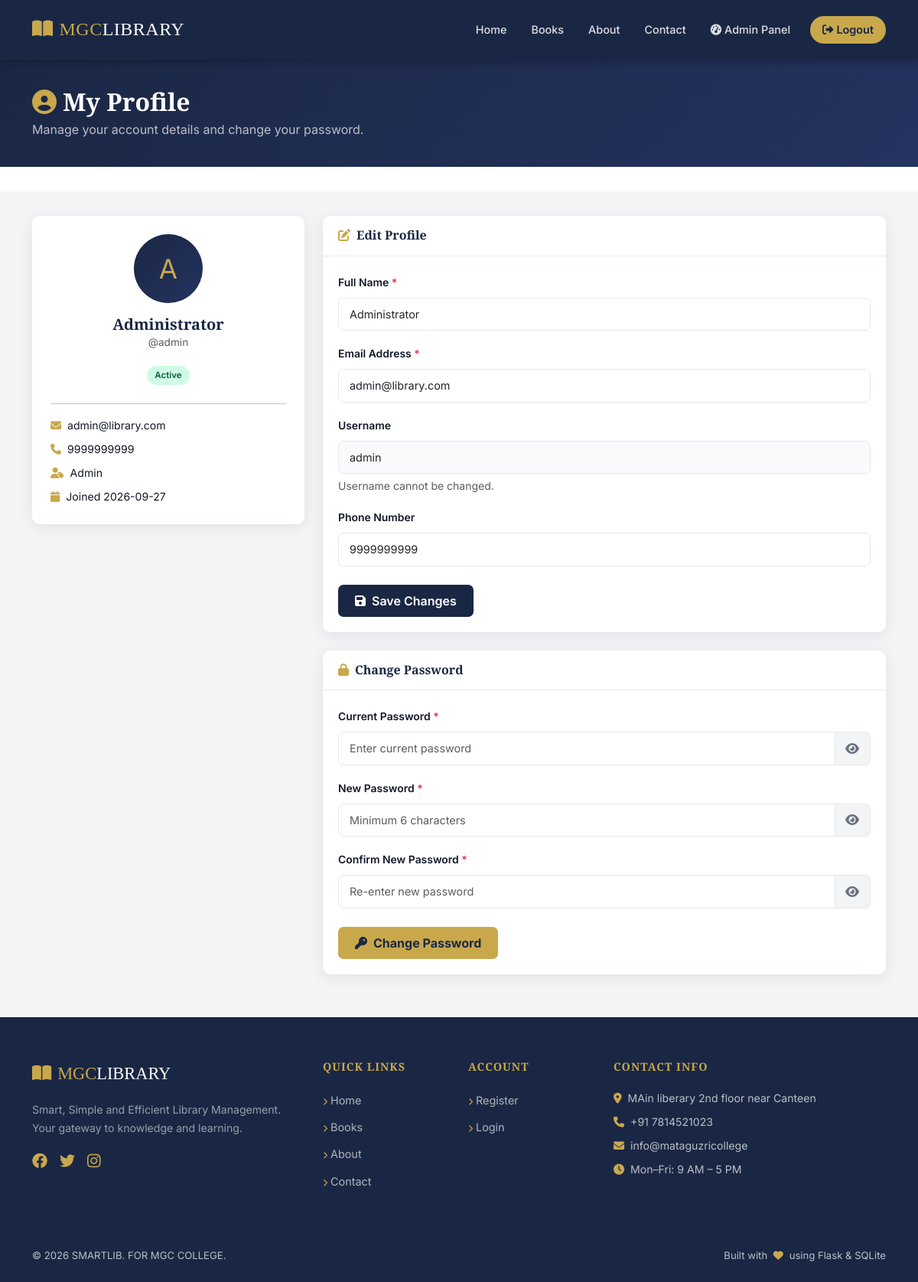
Screenshot of /profile (signed in) with the database file from the repository.
### tables this page shows
CREATE TABLE users (
            id INTEGER PRIMARY KEY AUTOINCREMENT,
            full_name TEXT NOT NULL,
            username TEXT UNIQUE NOT NULL,
            email TEXT UNIQUE NOT NULL,
            password_hash TEXT NOT NULL,
            role TEXT NOT NULL DEFAULT 'student',
            phone TEXT,
            registration_date TEXT,
            status TEXT DEFAULT 'Active'
        );

### library_management_system/app.py (the view, shortened to what this page needs)
@app.route('/profile', methods=['GET','POST'])
@login_required
def profile():
    user = get_user_by_id(session['user_id'])
    return render_template('profile.html', user=user)

### library_management_system/app.py (called while the page is built)
@app.context_processor
def inject_user():
    return dict(current_user=get_current_user(), now=datetime.now())

### library_management_system/auth.py (called while the page is built)
def get_current_user():
    if 'user_id' in session:
        return get_user_by_id(session['user_id'])
    return None

def login_required(f):
    @wraps(f)
    def decorated(*args, **kwargs):
        if 'user_id' not in session:
            flash('Please login to access this page.', 'warning')
            return redirect(url_for('login'))
        return f(*args, **kwargs)
    return decorated

### library_management_system/database.py (called while the page is built)
def get_db():
    conn = sqlite3.connect(DB_PATH)
    conn.row_factory = sqlite3.Row
    conn.execute("PRAGMA foreign_keys = ON")
    return conn

def get_user_by_id(user_id):
    conn = get_db()
    c = conn.cursor()
    c.execute("SELECT * FROM users WHERE id=?", (user_id,))
    u = c.fetchone()
    conn.close()
    return u

### library_management_system/templates/profile.html (shortened to what this page needs)
{% extends 'base.html' %}
{% block content %}
<div class="dashboard-header">
  <div class="container">
    <h2><i class="fas fa-user-circle text-gold me-2"></i>My Profile</h2>
    <p>Manage your account details and change your password.</p>
  </div>
</div>
<div style="background:#f3f4f6;min-height:calc(100vh-200px);padding:32px 0;">
  <div class="container">
    <div class="row g-4">
      <div class="col-md-4">
        <div class="admin-card text-center p-4">
          <div class="profile-avatar">
            {{ current_user.full_name[0].upper() }}
          </div>
          <h5 class="text-navy mb-0">{{ user.full_name }}</h5>
          <p class="text-muted" style="font-size:.85rem;">@{{ user.username }}</p>
          <span class="availability-badge badge-available mb-2 d-inline-block">{{ user.status }}</span>
          <hr>
          <div class="text-start" style="font-size:.88rem;">
            <div class="mb-2"><i class="fas fa-envelope text-gold me-2"></i>{{ user.email }}</div>
            <div class="mb-2"><i class="fas fa-phone text-gold me-2"></i>{{ user.phone or 'Not provided' }}</div>
            <div class="mb-2"><i class="fas fa-user-tag text-gold me-2"></i>{{ user.role.capitalize() }}</div>
            <div><i class="fas fa-calendar text-gold me-2"></i>Joined {{ user.registration_date[:10] if user.registration_date else 'N/A' }}</div>
          </div>
        </div>
      </div>
      <div class="col-md-8">
        <div class="admin-card mb-4">
          <div class="admin-card-header">
            <h5><i class="fas fa-edit text-gold me-2"></i>Edit Profile</h5>
          </div>
          <div class="admin-card-body">
            <form method="POST" action="{{ url_for('profile') }}">
              <div class="mb-3">
                <label class="form-label">Full Name <span class="text-danger">*</span></label>
                <input type="text" name="full_name" class="form-control" value="{{ user.full_name }}" required>
              </div>
              <div class="mb-3">
                <label class="form-label">Email Address <span class="text-danger">*</span></label>
                <input type="email" name="email" class="form-control" value="{{ user.email }}" required>
              </div>
              <div class="mb-3">
                <label class="form-label">Username</label>
                <input type="text" class="form-control" value="{{ user.username }}" disabled style="background:#f9fafb;">
                <div class="form-text">Username cannot be changed.</div>
              </div>
              <div class="mb-4">
                <label class="form-label">Phone Number</label>
                <input type="tel" name="phone" class="form-control" value="{{ user.phone or '' }}" placeholder="+91 XXXXX XXXXX">
              </div>
              <button type="submit" class="btn btn-navy"><i class="fas fa-save me-2"></i>Save Changes</button>
            </form>
          </div>
        </div>
        <div class="admin-card">
          <div class="admin-card-header">
            <h5><i class="fas fa-lock text-gold me-2"></i>Change Password</h5>
          </div>
          <div class="admin-card-body">
            <form method="POST" action="{{ url_for('profile') }}">
              <div class="mb-3">
                <label class="form-label">Current Password <span class="text-danger">*</span></label>
                <div class="input-group">
                  <input type="password" name="current_password" class="form-control" placeholder="Enter current password" required>
                  <button type="button" class="password-toggle"><i class="fas fa-eye"></i></button>
                </div>
              </div>
              <div class="mb-3">
                <label class="form-label">New Password <span class="text-danger">*</span></label>
                <div class="input-group">
                  <input type="password" name="new_password" class="form-control" placeholder="Minimum 6 characters" required>
                  <button type="button" class="password-toggle"><i class="fas fa-eye"></i></button>
                </div>
              </div>
              <div class="mb-4">
                <label class="form-label">Confirm New Password <span class="text-danger">*</span></label>
                <div class="input-group">
                  <input type="password" name="confirm_password" class="form-control" placeholder="Re-enter new password" required>
                  <button type="button" class="password-toggle"><i class="fas fa-eye"></i></button>
                </div>
              </div>
              <button type="submit" class="btn btn-gold"><i class="fas fa-key me-2"></i>Change Password</button>
            </form>
          </div>
        </div>
      </div>
    </div>
  </div>
</div>
{% endblock %}

### library_management_system/static/css/style.css (style rules this page uses)
:root { --navy: #1a2744; --navy-light: #243360; --gold: #c9a84c; --gold-light: #e8c96a; --cream: #f8f5ee; --dark: #111827; --muted: #6b7280; --border: #e5e7eb; --radius: 10px; --shadow: 0 4px 20px rgba(0,0,0,.08); --shadow-lg: 0 8px 32px rgba(0,0,0,.12); }
*, *::before, *::after { box-sizing: border-box; }
body { font-family: 'Inter', sans-serif; color: var(--dark); background: #fff; line-height: 1.65; }
h1,h2,h3,h4,h5,h6 { font-family: 'Playfair Display', serif; font-weight: 700; line-height: 1.2; }
.availability-badge { font-size: .72rem; padding: 3px 10px; border-radius: 50px; font-weight: 600; }
.badge-available { background: #d1fae5; color: #065f46; }
.btn-navy { background: var(--navy); color: #fff !important; border: none; padding: 9px 22px; border-radius: 7px; font-weight: 600; transition: all .2s; }
.btn-gold { background: var(--gold); color: var(--navy) !important; border: none; padding: 9px 22px; border-radius: 7px; font-weight: 700; transition: all .2s; }
.form-label { font-size: .87rem; font-weight: 600; color: var(--dark); }
.form-control, .form-select { border: 1.5px solid var(--border); border-radius: 7px; padding: 10px 14px; font-size: .9rem; transition: border-color .2s, box-shadow .2s; }
.dashboard-header { background: linear-gradient(135deg, var(--navy), var(--navy-light)); color: #fff; padding: 36px 0; margin-bottom: 32px; }
.dashboard-header h2 { color: #fff; margin: 0; }
.dashboard-header p { color: rgba(255,255,255,.7); margin: 4px 0 0; }
.admin-card { background: #fff; border-radius: var(--radius); box-shadow: var(--shadow); margin-bottom: 24px; }
.admin-card-header { padding: 16px 20px; border-bottom: 1px solid var(--border); display: flex; align-items: center; justify-content: space-between; }
.admin-card-header h5 { margin: 0; color: var(--navy); font-size: 1rem; }
.admin-card-body { padding: 20px; }
.profile-avatar { width: 90px; height: 90px; background: linear-gradient(135deg, var(--navy), var(--navy-light)); border-radius: 50%; display: flex; align-items: center; justify-content: center; font-size: 2.2rem; color: var(--gold); margin: 0 auto 16px; }
.password-toggle { cursor: pointer; color: var(--muted); border: 1.5px solid var(--border); border-left: none; background: #f3f4f6; border-radius: 0 7px 7px 0; padding: 0 14px; transition: color .2s; }
.text-navy { color: var(--navy) !important; }
.text-gold { color: var(--gold) !important; }

### rows the page displays
users: full_name "A", full_name "Administrator", username "admin", status "Active", email "admin@library.com", phone "9999999999", role "Admin", registration_date "2026-09-27"
